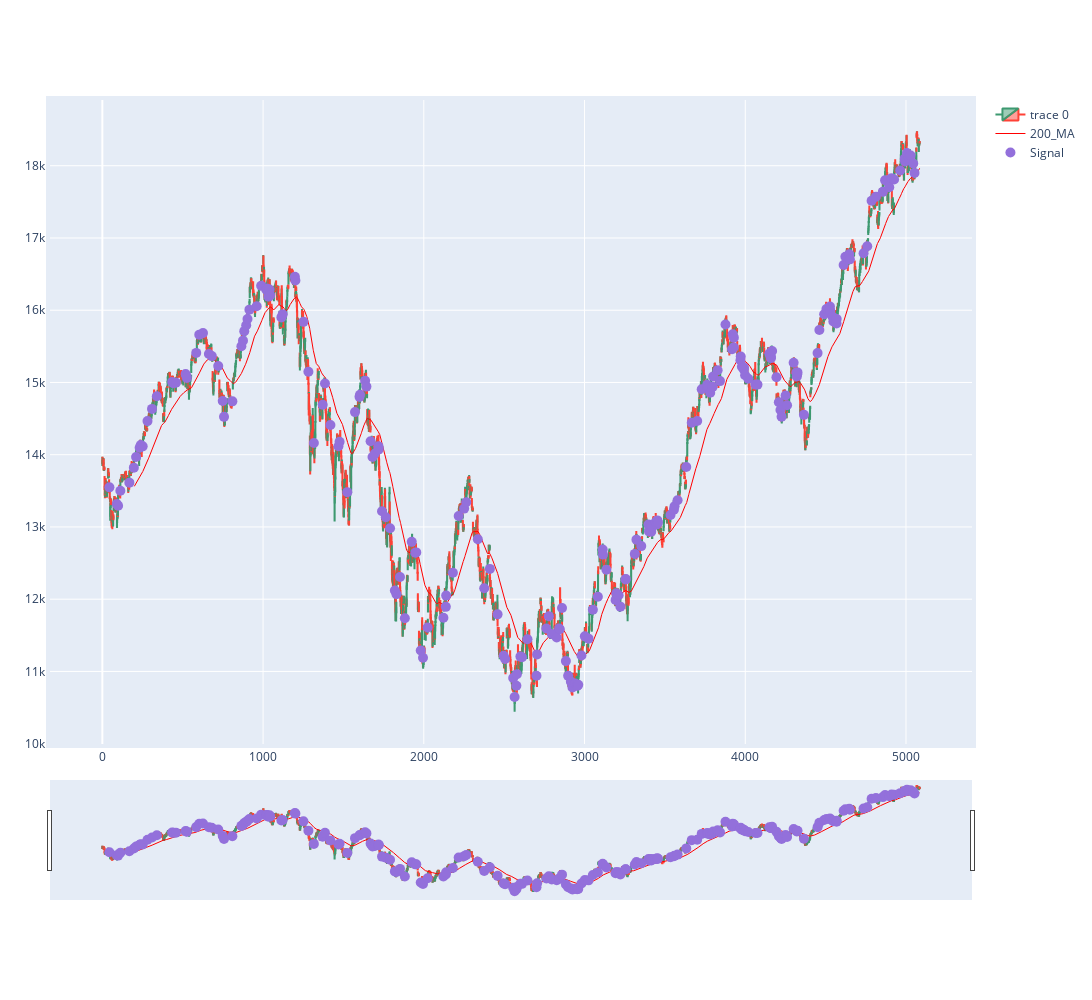

The notebook cell this image was saved under:
### Code cell
import plotly.graph_objects as go
from plotly.subplots import make_subplots
from datetime import datetime
st=0
dfpl = df[st:st+ len(df)]
dfpl.reset_index(inplace=True)
fig = go.Figure(data=[go.Candlestick(x=dfpl.index,
                open=dfpl['Open'],
                high=dfpl['High'],
                low=dfpl['Low'],
                close=dfpl['Close']),
                # go.Scatter(x=dfpl.index, y=dfpl.VWAP, 
                #            line=dict(color='blue', width=1), 
                #            name="VWAP"), 
                # go.Scatter(x=dfpl.index, y=dfpl['BBL.0'], 
                #            line=dict(color='green', width=1), 
                #            name="BBL"),
                # go.Scatter(x=dfpl.index, y=dfpl['BBU.0'], 
                #            line=dict(color='green', width=1), 
                #            name="BBU")
                go.Scatter(x=dfpl.index, y=dfpl['200_MA'],
                            line=dict(color='red', width=1), 
                            name="200_MA"),
      ])

fig.add_scatter(x=dfpl.index, y=dfpl['pointposbreak'], mode="markers",
                marker=dict(size=10, color="MediumPurple"),
                name="Signal")

# set figure size
fig.update_layout(
    autosize=False,
    width=1600,
    height=1000,
    margin=dict(l=50,r=50,b=100,t=100,pad=4)
)

fig.show()

### Figure 1 — Plotly figure (JSON) as saved in the notebook; plotly's stock layout.template omitted (floating-point values rounded to 4 significant figures; data arrays with more than 128 entries replaced by an {"elided": "..."} marker saying what was removed)
{"data": [{"close": {"elided": "5086 float values"}, "high": {"elided": "5086 float values"}, "low": {"elided": "5086 float values"}, "open": {"elided": "5086 float values"}, "type": "candlestick", "x": {"elided": "5086 int values"}}, {"line": {"color": "red", "width": 1}, "name": "200_MA", "type": "scatter", "x": {"elided": "5086 int values"}, "y": {"elided": "5086 float values"}}, {"marker": {"color": "MediumPurple", "size": 10}, "mode": "markers", "name": "Signal", "type": "scatter", "x": {"elided": "5086 int values"}, "y": {"elided": "5086 float values"}}], "layout": {"autosize": false, "height": 1000, "margin": {"b": 100, "l": 50, "pad": 4, "r": 50, "t": 100}, "width": 1600}}
